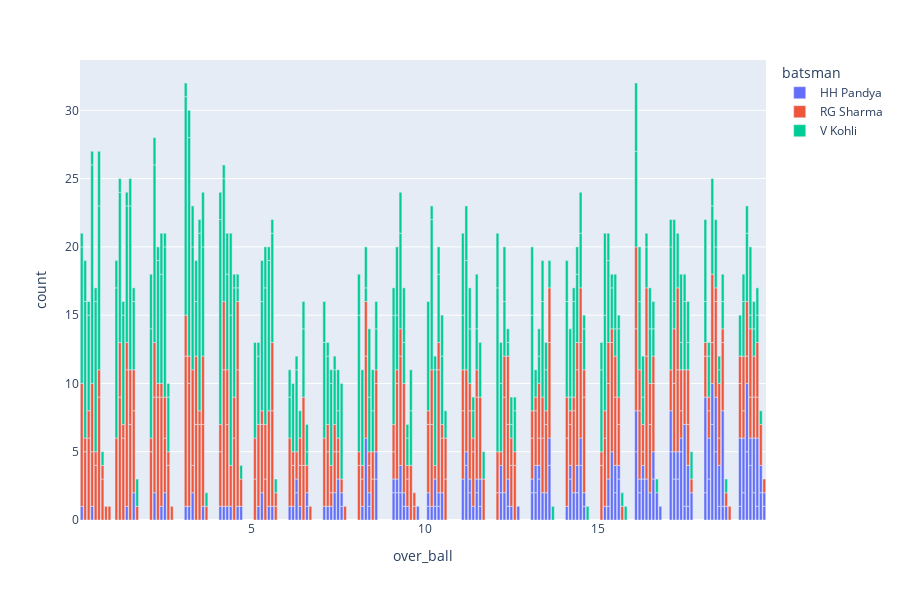

Notebook cell for this chart:
### Code cell
batters=["V Kohli","RG Sharma","HH Pandya"]
b_df=df[(df["batsman"].isin(batters)) & (df["batsman_runs"].isin([4,6]))]
bo_cnt=b_df.groupby(["batsman","over_ball","batsman_runs"]).size().reset_index(name="count")
fig = px.bar(bo_cnt,x="over_ball",y="count",color="batsman",hover_data=["batsman"])
fig.update_layout(height=600)
fig.show()

### Figure 1 — Plotly figure (JSON) as saved in the notebook; plotly's stock layout.template omitted (floating-point values rounded to 4 significant figures; data arrays with more than 128 entries replaced by an {"elided": "..."} marker saying what was removed)
{"data": [{"customdata": {"elided": "158x1 str values"}, "hovertemplate": "batsman=%{customdata[0]}<br>over_ball=%{x}<br>count=%{y}<extra></extra>", "legendgroup": "HH Pandya", "marker": {"color": "#636efa", "pattern": {"shape": ""}}, "name": "HH Pandya", "orientation": "v", "showlegend": true, "textposition": "auto", "type": "bar", "x": {"elided": "158 float values"}, "xaxis": "x", "y": {"elided": "158 int values"}, "yaxis": "y"}, {"customdata": {"elided": "243x1 str values"}, "hovertemplate": "batsman=%{customdata[0]}<br>over_ball=%{x}<br>count=%{y}<extra></extra>", "legendgroup": "RG Sharma", "marker": {"color": "#EF553B", "pattern": {"shape": ""}}, "name": "RG Sharma", "orientation": "v", "showlegend": true, "textposition": "auto", "type": "bar", "x": {"elided": "243 float values"}, "xaxis": "x", "y": {"elided": "243 int values"}, "yaxis": "y"}, {"customdata": {"elided": "242x1 str values"}, "hovertemplate": "batsman=%{customdata[0]}<br>over_ball=%{x}<br>count=%{y}<extra></extra>", "legendgroup": "V Kohli", "marker": {"color": "#00cc96", "pattern": {"shape": ""}}, "name": "V Kohli", "orientation": "v", "showlegend": true, "textposition": "auto", "type": "bar", "x": {"elided": "242 float values"}, "xaxis": "x", "y": {"elided": "242 int values"}, "yaxis": "y"}], "layout": {"barmode": "relative", "height": 600, "legend": {"title": {"text": "batsman"}, "tracegroupgap": 0}, "margin": {"t": 60}, "xaxis": {"anchor": "y", "domain": [0, 1], "title": {"text": "over_ball"}}, "yaxis": {"anchor": "x", "domain": [0, 1], "title": {"text": "count"}}}}
